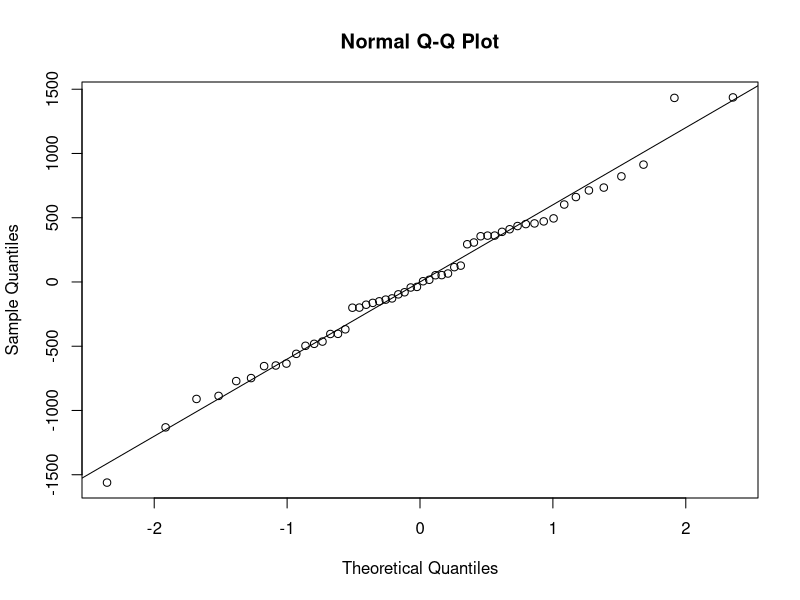
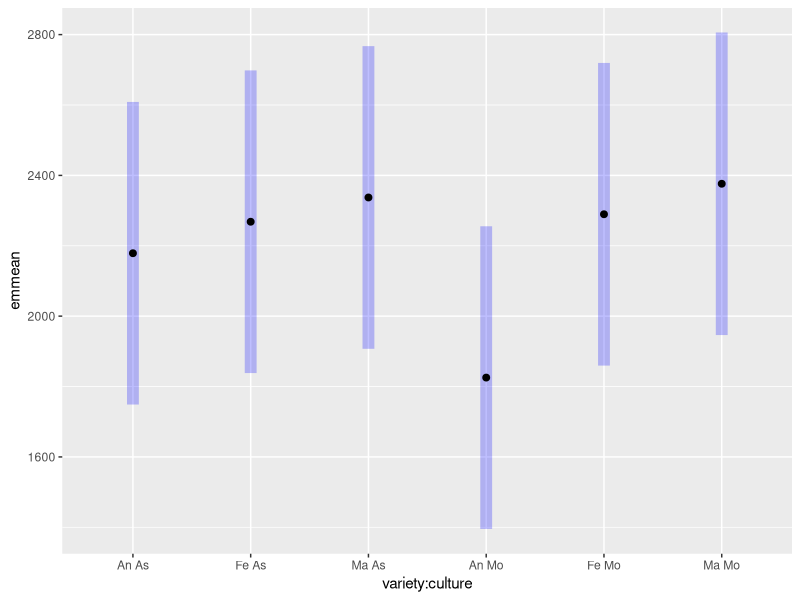
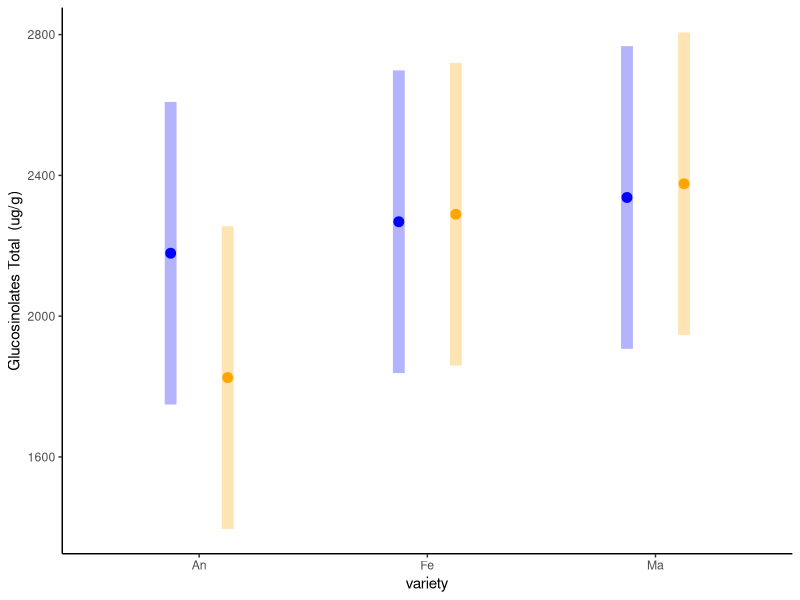
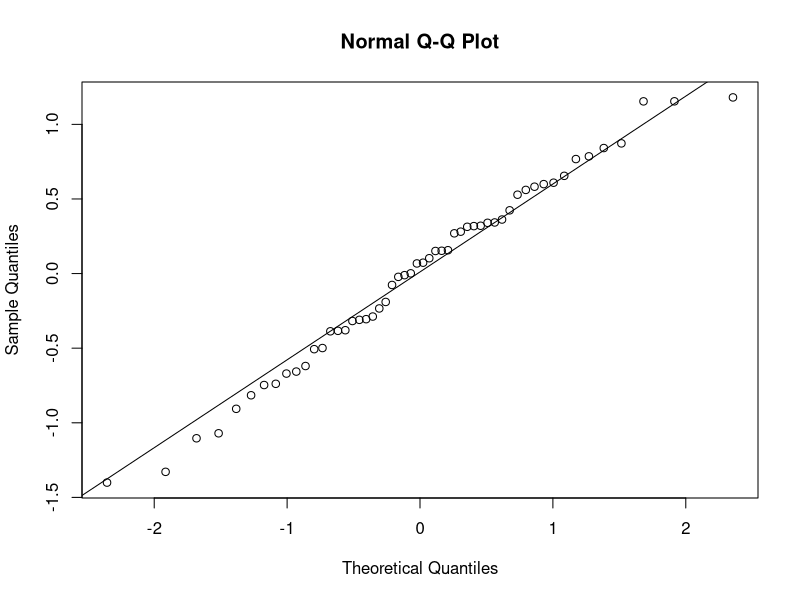
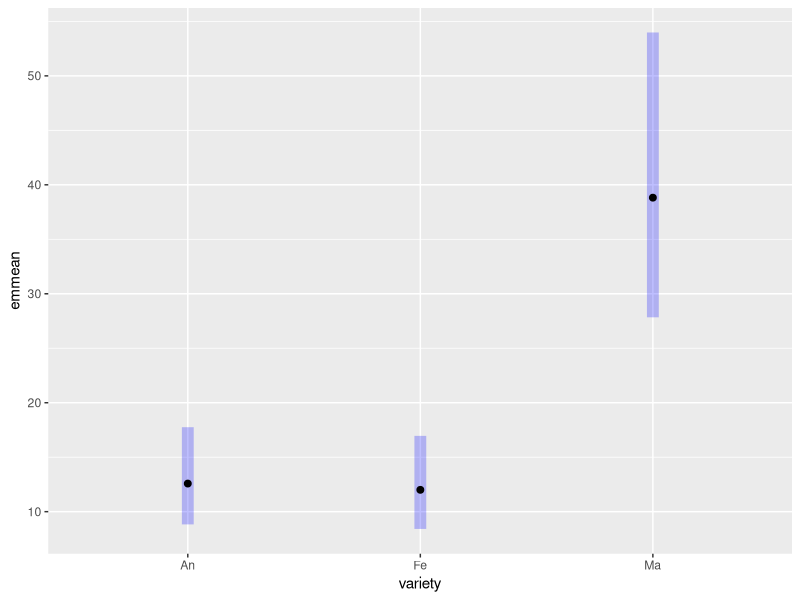
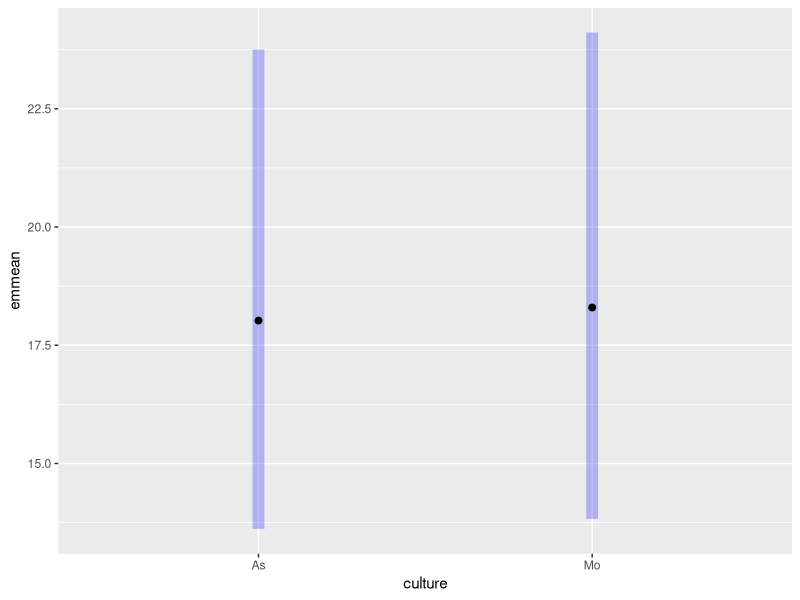
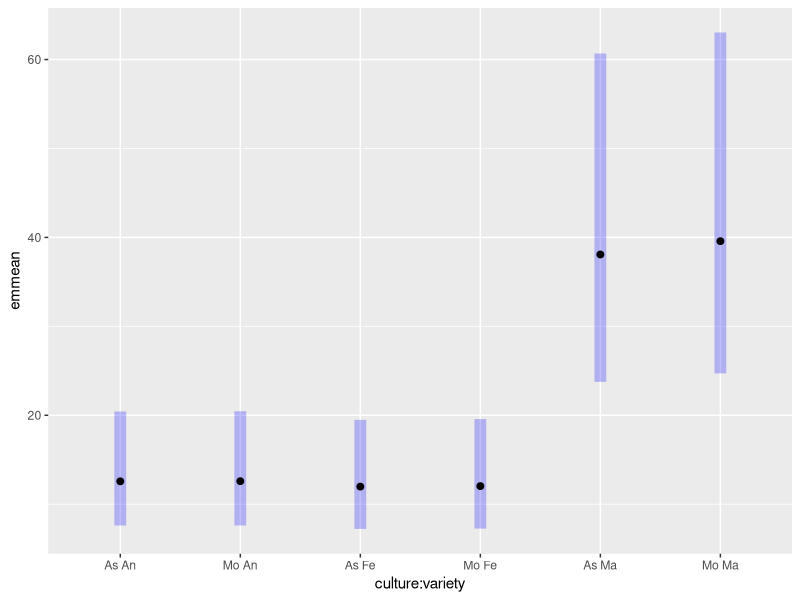
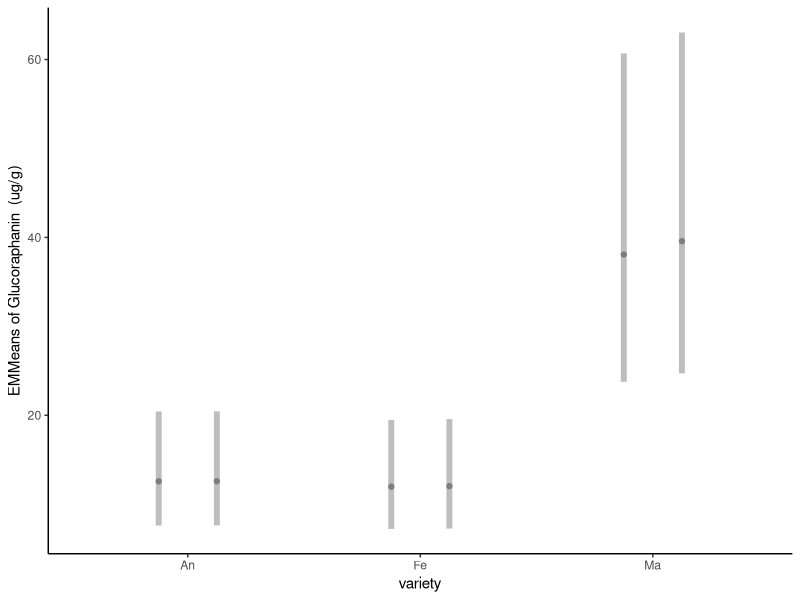

The R script that drew these images, in order: (Note: this script raises an error after producing the figures.)
library (broom)
library(rstatix)
library(ggplot2)

EVA_Gluco <- read.csv("Data/Glucosinolates.csv", sep=";")
head(EVA_Gluco)

EVA_Gluco$date <- as.factor(EVA_Gluco$date)

EVA_Gluco <- subset(EVA_Gluco, EVA_Gluco$total > 60)

EVA_Gluco$Progoitrin.isomer<-as.numeric(as.character(EVA_Gluco$Progoitrin.isomer))
EVA_Gluco$Glucoalyssin<-as.numeric(as.character(EVA_Gluco$ Glucoalyssin))
EVA_Gluco$Gluconapoleiferin<-as.numeric(as.character(EVA_Gluco$Gluconapoleiferin))
EVA_Gluco$Gluconapin<-as.numeric(as.character(EVA_Gluco$Gluconapin))
EVA_Gluco$Butyl.GS<-as.numeric(as.character(EVA_Gluco$Butyl.GS))
EVA_Gluco$Glucobrassicanapin<-as.numeric(as.character(EVA_Gluco$Glucobrassicanapin))
EVA_Gluco$Glucobrassicin<-as.numeric(as.character(EVA_Gluco$Glucobrassicin))
EVA_Gluco$Gluconasturtiin<-as.numeric(as.character(EVA_Gluco$Gluconasturtiin))
EVA_Gluco$Methoxyglucobrassicin<-as.numeric(as.character(EVA_Gluco$Methoxyglucobrassicin))
EVA_Gluco$Neoglucobrassicin<-as.numeric(as.character(EVA_Gluco$Neoglucobrassicin))
EVA_Gluco$Unknown.GLS..C16H20N2O11S2.<-as.numeric(as.character(EVA_Gluco$Unknown.GLS..C16H20N2O11S2.))
EVA_Gluco$total<-as.numeric(as.character(EVA_Gluco$total))
EVA_Gluco$Glucoraphanin<-as.numeric(as.character(EVA_Gluco$Glucoraphanin))


EVA_Gluco <- subset(EVA_Gluco, EVA_Gluco$Sampling_campain == "EVA_1_BF")
EVA_Gluco <- subset(EVA_Gluco, EVA_Gluco$variety != "Ex")

EVA_Gluco$variety <- as.factor(EVA_Gluco$variety)
EVA_Gluco$bloc <- as.factor(EVA_Gluco$bloc)

head(EVA_Gluco)

# Analysis culture and variety on Total gluco ####
head(EVA_Gluco)

model <- lm(total ~ bloc + variety*culture  , data=EVA_Gluco) #calculer le model, la covariable passe en premier 

model.metrics <- augment(model) 
head(model.metrics)

shapiro_test(model.metrics$.resid)
qqnorm(model.metrics$.resid)
qqline(model.metrics$.resid)

#Homogénéité des variances 

model.metrics %>% levene_test(.resid ~ variety*culture) #OK

# Valeurs aberrantes 

model.metrics %>% filter(abs(.std.resid) > 3) %>% as.data.frame() #OK

anova_table <- EVA_Gluco  %>% anova_test(total ~ bloc + variety*culture )
anova_table
anova_results <- data.frame(variety_p = numeric(), culture_p = numeric(), CxV_p = numeric())

# Function to extract p-values and append to results table
variety_p <- anova_table$p[anova_table$Effect == "variety"]
culture_p <- anova_table$p[anova_table$Effect == "culture"]
CxV_p <- anova_table$p[anova_table$Effect == "variety:culture"]

# Append to the global results table
anova_results <- rbind(anova_results, data.frame(variety_p, culture_p, CxV_p ))

library(emmeans)

pwc <- 
  emmeans(model,pairwise~variety*culture)
pwc
pairwise <- pwc$contrasts

emm<-emmeans(model, ~ variety*culture, type = 'response')

plot(emm, by = NULL, comparisons = FALSE, adjust = "tukey", horizontal = FALSE)

emm<-as.data.frame(emm)
emm

plot_total <- ggplot(emm, aes(x =emmean , y = variety, color = culture)) + 
  geom_point(position = position_dodge(width = 0.5), size=3, alpha = 1) + 
  geom_linerange(aes(xmin = lower.CL, xmax = upper.CL),position = position_dodge(width = 0.5),size = 4, alpha=0.3) + 
  scale_color_manual(values = c("blue","orange"), name = "", labels = c("Intercropping", "Monocropping")) + 
  labs(x = "Glucosinolates Total  (ug/g)", y = "variety") + 
  theme_classic() + coord_flip()

total <- plot_total +  theme( legend.position="none")

total

# Analysis culture and variety on Total Glucoraphanin ####

head(EVA_Gluco)

EVA_Gluco$variety <- as.factor(EVA_Gluco$variety)

model <- lm(log(Glucoraphanin+1) ~ bloc + variety*culture  , data=EVA_Gluco) #calculer le model, la covariable passe en premier 

model.metrics <- augment(model) 
head(model.metrics)

shapiro_test(model.metrics$.resid)
qqnorm(model.metrics$.resid)
qqline(model.metrics$.resid)

#Homogénéité des variances 

model.metrics %>% levene_test(.resid ~ variety*culture) #OK

# Valeurs aberrantes 

model.metrics %>% filter(abs(.std.resid) > 3) %>% as.data.frame() #OK

EVA_Gluco$log_Glucoraphanin <- log(EVA_Gluco$Glucoraphanin+1)

anova_table <- EVA_Gluco  %>% anova_test(log_Glucoraphanin ~ bloc + variety*culture )
anova_table

# Function to extract p-values and append to results table
variety_p <- anova_table$p[anova_table$Effect == "variety"]
culture_p <- anova_table$p[anova_table$Effect == "culture"]
CxV_p <- anova_table$p[anova_table$Effect == "variety:culture"]

# Append to the global results table
anova_results <- rbind(anova_results, data.frame(variety_p, culture_p, CxV_p ))

library(emmeans)

pwc <- 
  emmeans(model,pairwise~culture)
pwc
pairwise <- pwc$contrasts

emm<-emmeans(model, ~ variety, type = 'response')

plot(emm, by = NULL, comparisons = FALSE, adjust = "tukey", horizontal = FALSE)

emm<-emmeans(model, ~ culture, type = 'response')

plot(emm, by = NULL, comparisons = FALSE, adjust = "tukey", horizontal = FALSE)

emm<-emmeans(model, ~ culture*variety, type = 'response')

plot(emm, by = NULL, comparisons = FALSE, adjust = "tukey", horizontal = FALSE)

emm<-as.data.frame(emm)
emm

ggplot(emm, aes(x =response , y = variety, color = culture)) + 
  geom_point(position = position_dodge(width = 0.5), alpha = 1) + 
  geom_linerange(aes(xmin = lower.CL, xmax = upper.CL),position = position_dodge(width = 0.5),size = 2, alpha=0.5) + 
  scale_color_manual(values = c("blue","orange", name = "", labels = c("Intercropping", "Monocropping"))) + 
  labs(x = "EMMeans of Glucoraphanin  (ug/g)", y = "variety") + 
  theme_classic() + coord_flip()

plot_Glucoraphanin <- ggplot(emm, aes(x =response , y = variety, color = culture)) + 
  geom_point(position = position_dodge(width = 0.5), size=3, alpha = 1) + 
  geom_linerange(aes(xmin = lower.CL, xmax = upper.CL),position = position_dodge(width = 0.5),size = 4, alpha=0.3) + 
  scale_color_manual(values = c("blue","orange"), name = "", labels = c("Intercropping", "Monocropping")) + 
  labs(x = "Glucoraphanin  (ug/g)", y = "variety") + 
  theme_classic() + coord_flip()

Glucoraphanin <- plot_Glucoraphanin +  theme( legend.position="none")

Glucoraphanin

# Progoitrin.isomer####

head(EVA_Gluco)

EVA_Gluco$variety <- as.factor(EVA_Gluco$variety)

model <- lm(log(Progoitrin.isomer+1) ~ bloc + variety*culture  , data=EVA_Gluco) #calculer le model, la covariable passe en premier 

model.metrics <- augment(model) 
head(model.metrics)

shapiro_test(model.metrics$.resid)
qqnorm(model.metrics$.resid)
qqline(model.metrics$.resid)

#Homogénéité des variances 

model.metrics %>% levene_test(.resid ~ variety*culture) #OK

# Valeurs aberrantes 

model.metrics %>% filter(abs(.std.resid) > 3) %>% as.data.frame() #OK

EVA_Gluco$log_Progoitrin.isomer <- log(EVA_Gluco$Progoitrin.isomer+1)

anova_table <- EVA_Gluco  %>% anova_test(log_Progoitrin.isomer ~ bloc + variety*culture )

# Function to extract p-values and append to results table
variety_p <- anova_table$p[anova_table$Effect == "variety"]
culture_p <- anova_table$p[anova_table$Effect == "culture"]
CxV_p <- anova_table$p[anova_table$Effect == "variety:culture"]

# Append to the global results table
anova_results <- rbind(anova_results, data.frame(variety_p, culture_p, CxV_p ))

library(emmeans)

emm<-emmeans(model, ~ culture*variety, type = 'response')

plot(emm, by = NULL, comparisons = FALSE, adjust = "tukey", horizontal = FALSE)

emm<-as.data.frame(emm)
emm

plot_Progoitrin.isomer<- ggplot(emm, aes(x =response , y = variety, color = culture)) + 
  geom_point(position = position_dodge(width = 0.5), size=3, alpha = 1) + 
  geom_linerange(aes(xmin = lower.CL, xmax = upper.CL),position = position_dodge(width = 0.5),size = 4, alpha=0.3) + 
  scale_color_manual(values = c("blue","orange"), name = "", labels = c("Intercropping", "Monocropping")) + 
  labs(x = "Progoitrin  (ug/g)", y = "variety") + 
  theme_classic() + coord_flip()

Progoitrin <- plot_Progoitrin.isomer +  theme( legend.position="none")

Progoitrin

# Glucoalyssin ####

head(EVA_Gluco)

EVA_Gluco$variety <- as.factor(EVA_Gluco$variety)

model <- lm(Glucoalyssin ~ bloc + variety*culture  , data=EVA_Gluco) #calculer le model, la covariable passe en premier 

model.metrics <- augment(model) 
head(model.metrics)

shapiro_test(model.metrics$.resid)
qqnorm(model.metrics$.resid)
qqline(model.metrics$.resid)

#Homogénéité des variances 

model.metrics %>% levene_test(.resid ~ variety*culture) #OK

# Valeurs aberrantes 

model.metrics %>% filter(abs(.std.resid) > 3) %>% as.data.frame() #OK

anova_table <- EVA_Gluco  %>% anova_test(Glucoalyssin ~ bloc + variety*culture )
anova_table

# Function to extract p-values and append to results table
variety_p <- anova_table$p[anova_table$Effect == "variety"]
culture_p <- anova_table$p[anova_table$Effect == "culture"]
CxV_p <- anova_table$p[anova_table$Effect == "variety:culture"]

# Append to the global results table
anova_results <- rbind(anova_results, data.frame(variety_p, culture_p, CxV_p ))

library(emmeans)

emm<-emmeans(model, ~ culture*variety, type = 'response')

plot(emm, by = NULL, comparisons = FALSE, adjust = "tukey", horizontal = FALSE)

emm<-as.data.frame(emm)
emm

plot_Glucoalyssin <- ggplot(emm, aes(x =emmean , y = variety, color = culture)) + 
  geom_point(position = position_dodge(width = 0.5), size=3, alpha = 1) + 
  geom_linerange(aes(xmin = lower.CL, xmax = upper.CL),position = position_dodge(width = 0.5),size = 4, alpha=0.3) + 
  scale_color_manual(values = c("blue","orange"), name = "", labels = c("Intercropping", "Monocropping")) + 
  labs(x = "Glucoalyssin  (ug/g)", y = "variety") + 
  theme_classic() + coord_flip()

Glucoalyssin <- plot_Glucoalyssin +  theme( legend.position="none")

Glucoalyssin

# Gluconapoleiferin ####

head(EVA_Gluco)

EVA_Gluco$variety <- as.factor(EVA_Gluco$variety)

model <- lm(log(Gluconapoleiferin+1) ~ bloc + variety*culture  , data=EVA_Gluco) #calculer le model, la covariable passe en premier 

model.metrics <- augment(model) 
head(model.metrics)

shapiro_test(model.metrics$.resid)
qqnorm(model.metrics$.resid)
qqline(model.metrics$.resid)

#Homogénéité des variances 

model.metrics %>% levene_test(.resid ~ variety*culture) #OK

# Valeurs aberrantes 

model.metrics %>% filter(abs(.std.resid) > 3) %>% as.data.frame() #OK

EVA_Gluco$log_Gluconapoleiferin <- log(EVA_Gluco$Gluconapoleiferin+1)

anova_table <- EVA_Gluco  %>% anova_test(log_Gluconapoleiferin ~ bloc + variety*culture )

# Function to extract p-values and append to results table
variety_p <- anova_table$p[anova_table$Effect == "variety"]
culture_p <- anova_table$p[anova_table$Effect == "culture"]
CxV_p <- anova_table$p[anova_table$Effect == "variety:culture"]

# Append to the global results table
anova_results <- rbind(anova_results, data.frame(variety_p, culture_p, CxV_p ))

library(emmeans)

pwc <- 
  emmeans(model,pairwise~culture)
pwc
pairwise <- pwc$contrasts

emm<-emmeans(model, ~ variety, type = 'response')

plot(emm, by = NULL, comparisons = FALSE, adjust = "tukey", horizontal = FALSE)

emm<-emmeans(model, ~ culture, type = 'response')

plot(emm, by = NULL, comparisons = FALSE, adjust = "tukey", horizontal = FALSE)

emm<-emmeans(model, ~ culture*variety, type = 'response')

plot(emm, by = NULL, comparisons = FALSE, adjust = "tukey", horizontal = FALSE)

emm<-as.data.frame(emm)
emm

ggplot(emm, aes(x =response , y = variety, color = culture)) + 
  geom_point(position = position_dodge(width = 0.5), alpha = 1) + 
  geom_linerange(aes(xmin = lower.CL, xmax = upper.CL),position = position_dodge(width = 0.5),size = 2, alpha=0.5) + 
  scale_color_manual(values = c("blue","orange", name = "", labels = c("Intercropping", "Monocropping"))) + 
  labs(x = "EMMeans of Glucoraphanin  (ug/g)", y = "variety") + 
  theme_classic() + coord_flip()

plot_Gluconapoleiferin <- ggplot(emm, aes(x =response , y = variety, color = culture)) + 
  geom_point(position = position_dodge(width = 0.5), size=3, alpha = 1) + 
  geom_linerange(aes(xmin = lower.CL, xmax = upper.CL),position = position_dodge(width = 0.5),size = 4, alpha=0.3) + 
  scale_color_manual(values = c("blue","orange"), name = "", labels = c("Intercropping", "Monocropping")) + 
  labs(x = "Glucoraphanin  (ug/g)", y = "variety") + 
  theme_classic() + coord_flip()

Gluconapoleiferin <- plot_Gluconapoleiferin +  theme( legend.position="none")

Gluconapoleiferin

#Gluconapin####

head(EVA_Gluco)

EVA_Gluco$variety <- as.factor(EVA_Gluco$variety)

model <- lm(Gluconapin ~ bloc + variety*culture  , data=EVA_Gluco) #calculer le model, la covariable passe en premier 

model.metrics <- augment(model) 
head(model.metrics)

shapiro_test(model.metrics$.resid)
qqnorm(model.metrics$.resid)
qqline(model.metrics$.resid)

#Homogénéité des variances 

model.metrics %>% levene_test(.resid ~ variety*culture) #OK

# Valeurs aberrantes 

model.metrics %>% filter(abs(.std.resid) > 3) %>% as.data.frame() #OK

anova_table <- EVA_Gluco  %>% anova_test(Gluconapin ~ bloc + variety*culture )

# Function to extract p-values and append to results table
variety_p <- anova_table$p[anova_table$Effect == "variety"]
culture_p <- anova_table$p[anova_table$Effect == "culture"]
CxV_p <- anova_table$p[anova_table$Effect == "variety:culture"]

# Append to the global results table
anova_results <- rbind(anova_results, data.frame(variety_p, culture_p, CxV_p ))

library(emmeans)

emm<-emmeans(model, ~ culture*variety, type = 'response')

plot(emm, by = NULL, comparisons = FALSE, adjust = "tukey", horizontal = FALSE)

emm<-as.data.frame(emm)
emm

plot_Gluconapin<- ggplot(emm, aes(x =emmean , y = variety, color = culture)) + 
  geom_point(position = position_dodge(width = 0.5), size=3, alpha = 1) + 
  geom_linerange(aes(xmin = lower.CL, xmax = upper.CL),position = position_dodge(width = 0.5),size = 4, alpha=0.3) + 
  scale_color_manual(values = c("blue","orange"), name = "", labels = c("Intercropping", "Monocropping")) + 
  labs(x = "Gluconapinn  (ug/g)", y = "variety") + 
  theme_classic() + coord_flip()

Gluconapin <- plot_Gluconapin +  theme( legend.position="none")

Gluconapin

# Analysis culture and variety on Total Butyl####
head(EVA_Gluco)

EVA_Gluco$variety <- as.factor(EVA_Gluco$variety)
EVA_Gluco_butyl <- subset(EVA_Gluco, EVA_Gluco$Sample.ID != "230112_IH_GLS_sample_4-44")
EVA_Gluco_butyl <- subset(EVA_Gluco_butyl, EVA_Gluco_butyl$Sample.ID != "230112_IH_GLS_sample_4-71")

model <- lm(log(Butyl.GS+1) ~ bloc + variety*culture  , data=EVA_Gluco_butyl ) #calculer le model, la covariable passe en premier 

model.metrics <- augment(model) 
head(model.metrics)

shapiro_test(model.metrics$.resid)
qqnorm(model.metrics$.resid)
qqline(model.metrics$.resid)

#Homogénéité des variances 

model.metrics %>% levene_test(.resid ~ variety*culture) #OK

# Valeurs aberrantes 

model.metrics %>% filter(abs(.std.resid) > 3) %>% as.data.frame() #OK

anova_table <- EVA_Gluco  %>% anova_test(Butyl.GS ~ bloc + variety*culture )

# Function to extract p-values and append to results table
variety_p <- anova_table$p[anova_table$Effect == "variety"]
culture_p <- anova_table$p[anova_table$Effect == "culture"]
CxV_p <- anova_table$p[anova_table$Effect == "variety:culture"]

# Append to the global results table
anova_results <- rbind(anova_results, data.frame(variety_p, culture_p, CxV_p ))

library(emmeans)

pwc <- 
  emmeans(model,pairwise~variety)
pwc
pairwise <- pwc$contrasts

emm<-emmeans(model, ~ variety*culture, type = 'response')

plot(emm, by = NULL, comparisons = FALSE, adjust = "tukey", horizontal = FALSE)

emm<-as.data.frame(emm)
emm

ggplot(emm, aes(x =response , y = variety, color = culture)) + 
  geom_point(position = position_dodge(width = 0.5), alpha = 1) + 
  geom_linerange(aes(xmin = lower.CL, xmax = upper.CL),position = position_dodge(width = 0.5),size = 2, alpha=0.5) + 
  scale_color_manual(values = c("blue","orange", name = "", labels = c("Intercropping", "Monocropping"))) + 
  labs(x = "Butyl glucosinolate  (ug/g)", y = "variety") + 
  theme_classic() + coord_flip()


plot_Butyl <- ggplot(emm, aes(x =response , y = variety, color = culture)) + 
  geom_point(position = position_dodge(width = 0.5), size=3, alpha = 1) + 
  geom_linerange(aes(xmin = lower.CL, xmax = upper.CL),position = position_dodge(width = 0.5),size = 4, alpha=0.3) + 
  scale_color_manual(values = c("blue","orange"), name = "", labels = c("Intercropping", "Monocropping")) + 
  labs(x = "Butyl glucosinolate  (ug/g)", y = "variety") + 
  theme_classic() + coord_flip()

Butyl <- plot_Butyl+  theme( legend.position="none")

Butyl

# Analysis culture and variety on Total Glucobrassicanapin ####

model <- lm(log(Glucobrassicanapin+1) ~ bloc + variety*culture  , data=EVA_Gluco) #calculer le model, la covariable passe en premier 

model.metrics <- augment(model) 
head(model.metrics)

shapiro_test(model.metrics$.resid)
qqnorm(model.metrics$.resid)
qqline(model.metrics$.resid)

#Homogénéité des variances 

model.metrics %>% levene_test(.resid ~ variety*culture) #OK

# Valeurs aberrantes 

model.metrics %>% filter(abs(.std.resid) > 3) %>% as.data.frame() #OK

EVA_Gluco$log_Glucobrassicanapin <- log(EVA_Gluco$Glucobrassicanapin+1)

anova_table <- EVA_Gluco  %>% anova_test(Glucobrassicanapin ~ bloc + variety*culture )

# Function to extract p-values and append to results table
variety_p <- anova_table$p[anova_table$Effect == "variety"]
culture_p <- anova_table$p[anova_table$Effect == "culture"]
CxV_p <- anova_table$p[anova_table$Effect == "variety:culture"]

# Append to the global results table
anova_results <- rbind(anova_results, data.frame(variety_p, culture_p, CxV_p ))

library(emmeans)

pwc <- 
  emmeans(model,pairwise~variety)
pwc
pairwise <- pwc$contrasts

emm<-emmeans(model, ~ variety*culture, type = 'response')

plot(emm, by = NULL, comparisons = FALSE, adjust = "tukey", horizontal = FALSE)

emm<-as.data.frame(emm)
emm

ggplot(emm, aes(x =emmean , y = variety, color = culture)) + 
  geom_point(position = position_dodge(width = 0.5), alpha = 1) + 
  geom_linerange(aes(xmin = lower.CL, xmax = upper.CL),position = position_dodge(width = 0.5),size = 2, alpha=0.5) + 
  scale_color_manual(values = c("blue","orange" )) + 
  labs(x = "EMMeans of Glucobrassicanapin  (ug/g)", y = "variety") + 
  theme_classic() + coord_flip()

plot_Glucobrassicanapin <- ggplot(emm, aes(x =response , y = variety, color = culture)) + 
  geom_point(position = position_dodge(width = 0.5), size=3, alpha = 1) + 
  geom_linerange(aes(xmin = lower.CL, xmax = upper.CL),position = position_dodge(width = 0.5),size = 4, alpha=0.3) + 
  scale_color_manual(values = c("blue","orange"), name = "", labels = c("Intercropping", "Monocropping")) + 
  labs(x = "Glucobrassicanapin  (ug/g)", y = "variety") + 
  theme_classic() + coord_flip()

Glucobrassicanapin <- plot_Glucobrassicanapin +  theme( legend.position="none")

Glucobrassicanapin

# Analysis culture and variety on Total Glucobrassicin ####
head(EVA_Gluco)

model <- lm(log(Glucobrassicin+1) ~ bloc + variety*culture  , data=EVA_Gluco) #calculer le model, la covariable passe en premier 

model.metrics <- augment(model) 
head(model.metrics)

shapiro_test(model.metrics$.resid)
qqnorm(model.metrics$.resid)
qqline(model.metrics$.resid)

#Homogénéité des variances 

model.metrics %>% levene_test(.resid ~ variety*culture) #OK

# Valeurs aberrantes 

model.metrics %>% filter(abs(.std.resid) > 3) %>% as.data.frame() #OK

EVA_Gluco$log_Glucobrassicin <- log(EVA_Gluco$Glucobrassicin+1)

anova_table <- EVA_Gluco  %>% anova_test(log_Glucobrassicin ~ bloc + variety*culture )

# Function to extract p-values and append to results table
variety_p <- anova_table$p[anova_table$Effect == "variety"]
culture_p <- anova_table$p[anova_table$Effect == "culture"]
CxV_p <- anova_table$p[anova_table$Effect == "variety:culture"]

# Append to the global results table
anova_results <- rbind(anova_results, data.frame(variety_p, culture_p, CxV_p ))

library(emmeans)

pwc <- 
  emmeans(model,pairwise~variety)
pwc
pairwise <- pwc$contrasts

emm<-emmeans(model, ~ variety*culture, type = 'response')

plot(emm, by = NULL, comparisons = FALSE, adjust = "tukey", horizontal = FALSE)

emm<-as.data.frame(emm)
emm

ggplot(emm, aes(x =emmean , y = variety, color = culture)) + 
  geom_point(position = position_dodge(width = 0.5), alpha = 1) + 
  geom_linerange(aes(xmin = lower.CL, xmax = upper.CL),position = position_dodge(width = 0.5),size = 2, alpha=0.5) + 
  scale_color_manual(values = c("blue","orange")) + 
  labs(x = "EMMeans of Glucobrassicin  (ug/g)", y = "variety") + 
  theme_classic() + coord_flip()


plot_Glucobrassicin <- ggplot(emm, aes(x =response , y = variety, color = culture)) + 
  geom_point(position = position_dodge(width = 0.5), size=3, alpha = 1) + 
  geom_linerange(aes(xmin = lower.CL, xmax = upper.CL),position = position_dodge(width = 0.5),size = 4, alpha=0.3) + 
  scale_color_manual(values = c("blue","orange"), name = "", labels = c("Intercropping", "Monocropping")) + 
  labs(x = "Glucobrassicin  (ug/g)", y = "variety") + 
  theme_classic() + coord_flip()

Glucobrassicin <- plot_Glucobrassicin +  theme( legend.position="none")

Glucobrassicin

#Gluconasturtiin####

head(EVA_Gluco)

model <- lm(log(Gluconasturtiin+1) ~ bloc + variety*culture  , data=EVA_Gluco) #calculer le model, la covariable passe en premier 

model.metrics <- augment(model) 
head(model.metrics)

shapiro_test(model.metrics$.resid)
qqnorm(model.metrics$.resid)
qqline(model.metrics$.resid)

#Homogénéité des variances 

model.metrics %>% levene_test(.resid ~ variety*culture) #OK

# Valeurs aberrantes 

model.metrics %>% filter(abs(.std.resid) > 3) %>% as.data.frame() #OK

EVA_Gluco$log_Gluconasturtiin <- log(EVA_Gluco$Gluconasturtiin+1)

anova_table <- EVA_Gluco  %>% anova_test(log_Gluconasturtiin ~ bloc + variety*culture )

# Function to extract p-values and append to results table
variety_p <- anova_table$p[anova_table$Effect == "variety"]
culture_p <- anova_table$p[anova_table$Effect == "culture"]
CxV_p <- anova_table$p[anova_table$Effect == "variety:culture"]

# Append to the global results table
anova_results <- rbind(anova_results, data.frame(variety_p, culture_p, CxV_p ))

library(emmeans)

emm<-emmeans(model, ~ culture*variety, type = 'response')

plot(emm, by = NULL, comparisons = FALSE, adjust = "tukey", horizontal = FALSE)

emm<-as.data.frame(emm)
emm

plot_Gluconasturtiin <- ggplot(emm, aes(x =response , y = variety, color = culture)) + 
  geom_point(position = position_dodge(width = 0.5), size=3, alpha = 1) + 
  geom_linerange(aes(xmin = lower.CL, xmax = upper.CL),position = position_dodge(width = 0.5),size = 4, alpha=0.3) + 
  scale_color_manual(values = c("blue","orange"), name = "", labels = c("Intercropping", "Monocropping")) + 
  labs(x = "Gluconasturtiin  (ug/g)", y = "variety") + 
  theme_classic() + coord_flip()

Gluconasturtiin <- plot_Gluconasturtiin +  theme( legend.position="none")
Gluconasturtiin 

# Methoxyglucobrassicin ####
head(EVA_Gluco)

model <- lm(log(Methoxyglucobrassicin+1) ~ bloc + variety*culture  , data=EVA_Gluco) #calculer le model, la covariable passe en premier 

model.metrics <- augment(model) 
head(model.metrics)

shapiro_test(model.metrics$.resid)
qqnorm(model.metrics$.resid)
qqline(model.metrics$.resid)

#Homogénéité des variances 

model.metrics %>% levene_test(.resid ~ variety*culture) #OK

# Valeurs aberrantes 

model.metrics %>% filter(abs(.std.resid) > 3) %>% as.data.frame() #OK

EVA_Gluco$log_Methoxyglucobrassicin <- log(EVA_Gluco$Methoxyglucobrassicin+1)

anova_table <- EVA_Gluco  %>% anova_test(log_Methoxyglucobrassicin ~ bloc + variety*culture )

# Function to extract p-values and append to results table
variety_p <- anova_table$p[anova_table$Effect == "variety"]
culture_p <- anova_table$p[anova_table$Effect == "culture"]
CxV_p <- anova_table$p[anova_table$Effect == "variety:culture"]

# Append to the global results table
anova_results <- rbind(anova_results, data.frame(variety_p, culture_p, CxV_p ))

library(emmeans)

pwc <- 
  emmeans(model,pairwise~variety)
pwc
pairwise <- pwc$contrasts

emm<-emmeans(model, ~ variety*culture, type = 'response')

plot(emm, by = NULL, comparisons = FALSE, adjust = "tukey", horizontal = FALSE)

emm<-as.data.frame(emm)
emm

ggplot(emm, aes(x =emmean , y = variety, color = culture)) + 
  geom_point(position = position_dodge(width = 0.5), alpha = 1) + 
  geom_linerange(aes(xmin = lower.CL, xmax = upper.CL),position = position_dodge(width = 0.5),size = 2, alpha=0.5) + 
  scale_color_manual(values = c("blue","orange")) + 
  labs(x = "EMMeans of Glucobrassicin  (ug/g)", y = "variety") + 
  theme_classic() + coord_flip()


plot_Methoxyglucobrassicin <- ggplot(emm, aes(x =response , y = variety, color = culture)) + 
  geom_point(position = position_dodge(width = 0.5), size=3, alpha = 1) + 
  geom_linerange(aes(xmin = lower.CL, xmax = upper.CL),position = position_dodge(width = 0.5),size = 4, alpha=0.3) + 
  scale_color_manual(values = c("blue","orange"), name = "", labels = c("Intercropping", "Monocropping")) + 
  labs(x = "Glucobrassicin  (ug/g)", y = "variety") + 
  theme_classic() + coord_flip()

Methoxyglucobrassicin <- plot_Methoxyglucobrassicin +  theme( legend.position="none")

Methoxyglucobrassicin

# Neoglucobrassicin ####

head(EVA_Gluco)

model <- lm(sqrt(Neoglucobrassicin+1) ~ bloc + variety*culture  , data=EVA_Gluco) #calculer le model, la covariable passe en premier 

model.metrics <- augment(model) 
head(model.metrics)

shapiro_test(model.metrics$.resid)
qqnorm(model.metrics$.resid)
qqline(model.metrics$.resid)

#Homogénéité des variances 

model.metrics %>% levene_test(.resid ~ variety*culture) #OK

# Valeurs aberrantes 

model.metrics %>% filter(abs(.std.resid) > 3) %>% as.data.frame() #OK

EVA_Gluco$log_Neoglucobrassicin <- sqrt(EVA_Gluco$Neoglucobrassicin+1)

anova_table <- EVA_Gluco  %>% anova_test(log_Neoglucobrassicin ~ bloc + variety*culture )

# Function to extract p-values and append to results table
variety_p <- anova_table$p[anova_table$Effect == "variety"]
culture_p <- anova_table$p[anova_table$Effect == "culture"]
CxV_p <- anova_table$p[anova_table$Effect == "variety:culture"]

# Append to the global results table
anova_results <- rbind(anova_results, data.frame(variety_p, culture_p, CxV_p ))

library(emmeans)

pwc <- 
  emmeans(model,pairwise~variety)
pwc
pairwise <- pwc$contrasts

emm<-emmeans(model, ~ variety*culture, type = 'response')

plot(emm, by = NULL, comparisons = FALSE, adjust = "tukey", horizontal = FALSE)

emm<-as.data.frame(emm)
emm

ggplot(emm, aes(x =emmean , y = variety, color = culture)) + 
  geom_point(position = position_dodge(width = 0.5), alpha = 1) + 
  geom_linerange(aes(xmin = lower.CL, xmax = upper.CL),position = position_dodge(width = 0.5),size = 2, alpha=0.5) + 
  scale_color_manual(values = c("blue","orange")) + 
  labs(x = "EMMeans of Glucobrassicin  (ug/g)", y = "variety") + 
  theme_classic() + coord_flip()


plot_Neoglucobrassicin <- ggplot(emm, aes(x =response , y = variety, color = culture)) + 
  geom_point(position = position_dodge(width = 0.5), size=3, alpha = 1) + 
  geom_linerange(aes(xmin = lower.CL, xmax = upper.CL),position = position_dodge(width = 0.5),size = 4, alpha=0.3) + 
  scale_color_manual(values = c("blue","orange"), name = "", labels = c("Intercropping", "Monocropping")) + 
  labs(x = "Glucobrassicin  (ug/g)", y = "variety") + 
  theme_classic() + coord_flip()

Neoglucobrassicin <- plot_Neoglucobrassicin +  theme( legend.position="none")

Neoglucobrassicin

#Unknown.GLS ####

head(EVA_Gluco)

model <- lm(log(Unknown.GLS..C16H20N2O11S2.+1) ~ bloc + variety*culture  , data=EVA_Gluco) #calculer le model, la covariable passe en premier 

model.metrics <- augment(model) 
head(model.metrics)

shapiro_test(model.metrics$.resid)
qqnorm(model.metrics$.resid)
qqline(model.metrics$.resid)

#Homogénéité des variances 

model.metrics %>% levene_test(.resid ~ variety*culture) #OK

# Valeurs aberrantes 

model.metrics %>% filter(abs(.std.resid) > 3) %>% as.data.frame() #OK

EVA_Gluco$log_Unknown.GLS <- log(EVA_Gluco$Unknown.GLS..C16H20N2O11S2.+1)

anova_table <- EVA_Gluco  %>% anova_test(log_Unknown.GLS ~ bloc + variety*culture )

# Function to extract p-values and append to results table
variety_p <- anova_table$p[anova_table$Effect == "variety"]
culture_p <- anova_table$p[anova_table$Effect == "culture"]
CxV_p <- anova_table$p[anova_table$Effect == "variety:culture"]

# Append to the global results table
anova_results <- rbind(anova_results, data.frame(variety_p, culture_p, CxV_p ))

library(emmeans)

pwc <- 
  emmeans(model,pairwise~culture)
pwc
pairwise <- pwc$contrasts

emm<-emmeans(model, ~ variety*culture, type = 'response')

plot(emm, by = NULL, comparisons = FALSE, adjust = "tukey", horizontal = FALSE)

emm<-as.data.frame(emm)
emm

ggplot(emm, aes(x =emmean , y = variety, color = culture)) + 
  geom_point(position = position_dodge(width = 0.5), alpha = 1) + 
  geom_linerange(aes(xmin = lower.CL, xmax = upper.CL),position = position_dodge(width = 0.5),size = 2, alpha=0.5) + 
  scale_color_manual(values = c("blue","orange")) + 
  labs(x = "EMMeans of Glucobrassicin  (ug/g)", y = "variety") + 
  theme_classic() + coord_flip()


plot_log_Unknown.GLS <- ggplot(emm, aes(x =response , y = variety, color = culture)) + 
  geom_point(position = position_dodge(width = 0.5), size=3, alpha = 1) + 
  geom_linerange(aes(xmin = lower.CL, xmax = upper.CL),position = position_dodge(width = 0.5),size = 4, alpha=0.3) + 
  scale_color_manual(values = c("blue","orange"), name = "", labels = c("Intercropping", "Monocropping")) + 
  labs(x = "Glucobrassicin  (ug/g)", y = "variety") + 
  theme_classic() + coord_flip()

log_Unknown.GLS <- plot_log_Unknown.GLS +  theme( legend.position="none")

log_Unknown.GLS

# FIGURE ####

write_csv(anova_results, "~/working/Aboveground_characterization/3-Output/anova_results_EVA_2022.csv" )

library(ggpubr)

figure <- ggarrange( total, Butyl, Glucoraphanin, Glucobrassicin, Glucobrassicanapin, 
                    Glucoalyssin, Gluconasturtiin, Gluconapin, Progoitrin,
                    labels = c("A", "B", "C", "D", "E", "F", "G","H", "I", "J"), 
                    ncol = 2, nrow = 5, 
                    common.legend = TRUE, legend = "bottom", 
                    widths = 2)
figure
